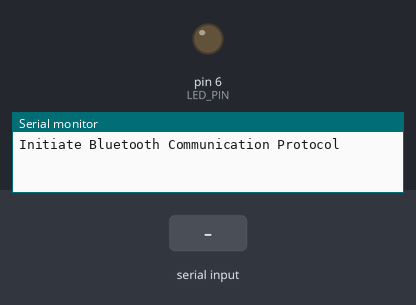
Simulated run of this sketch. Board: Arduino Uno, built with avr-gcc and run on an emulated ATmega328P. Parts: output pins drawn as LEDs (lit = HIGH), the last lines printed to the serial monitor. The test bench sets the inputs (shaded band).

Above: at 1.2 s.
1.3 s: "u" received over the second serial link
At 2.2 s:
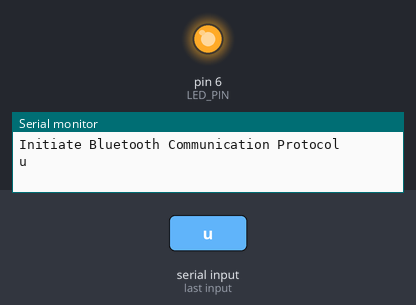
2.8 s: "d" received over the second serial link
At 3.4 s:
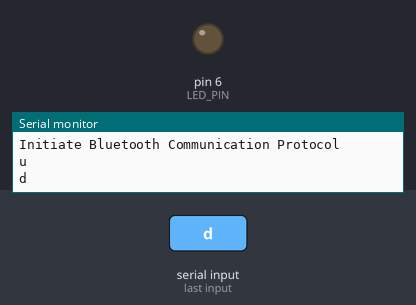
Timing chart, 0 to 5.8 s (numbered marks = the images above; inputs shaded):
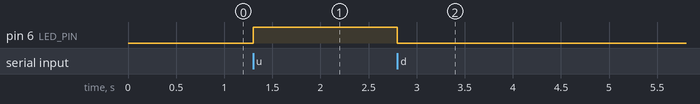

Measured:
- after the input at 1.3 s, pin 6 (LED_PIN): LOW → HIGH at once
- after the input at 2.8 s, pin 6 (LED_PIN): HIGH → LOW at once

The sketch:

blToothControlLights.ino
```cpp
/*
this program controls lights using a bluetooth module for the ETM356U project
to demonstrate the idea of controlling lights remotely
*/

#include <SoftwareSerial.h> //include the library for bluetooth communication
#define LED_PIN 6 //set LED pin

SoftwareSerial EEBlue(4, 3); //RX | TX

void setup()
{
  Serial.begin(9600);
  EEBlue.begin(9600); //start listen to bluetooth
  Serial.println("Initiate Bluetooth Communication Protocol");

  pinMode(LED_PIN, OUTPUT); //initiate LED pin
  digitalWrite(LED_PIN, LOW); //initiate the LED as off
}

void loop()
{
  char input = 'u'; //initiate the input variable
  if (EEBlue.available()) //if bluetooth module is enable
  {
    input = EEBlue.read(); //read the input
    Serial.println(input); //print out the input
    if(input == 'u')
    {
      digitalWrite(LED_PIN, HIGH);
    }
    else if(input == 'd')
    {
      digitalWrite(LED_PIN, LOW);
    }
  }

}
```
